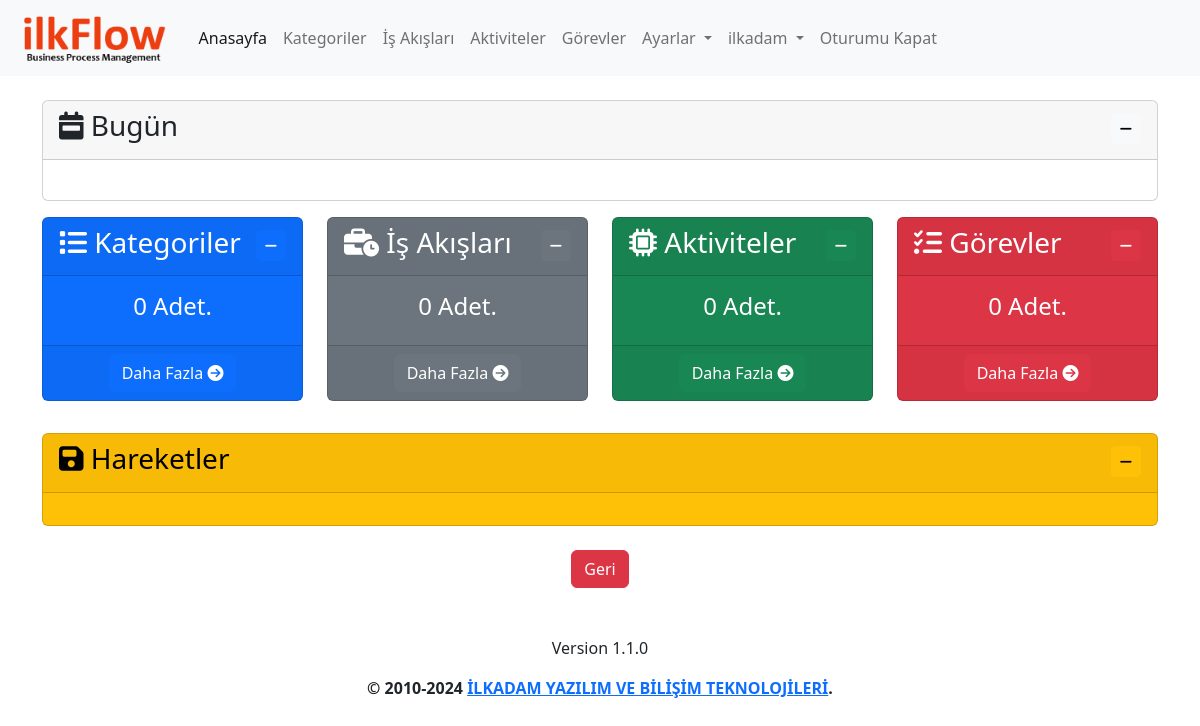
Before: / (signed in) with the older database file.
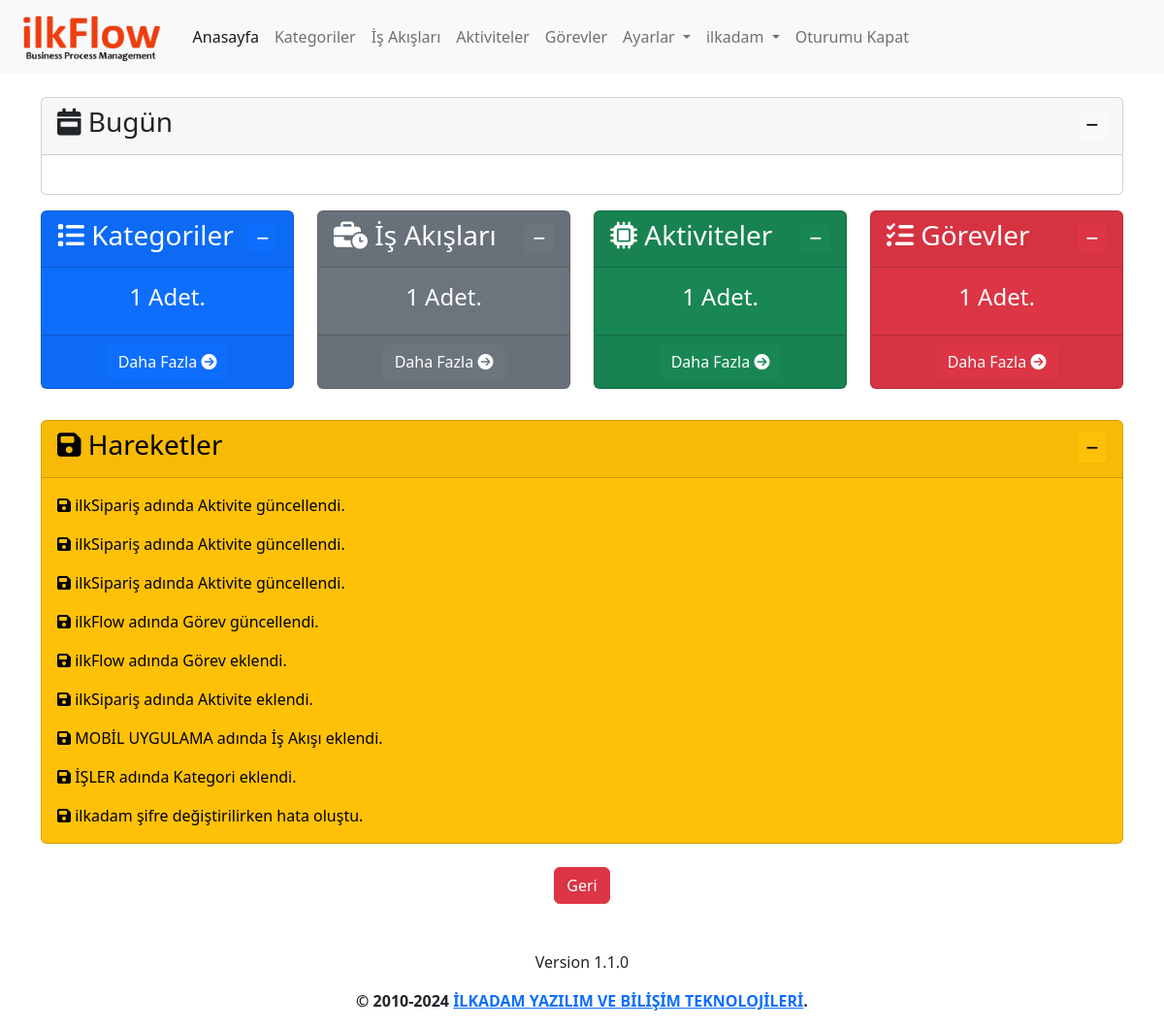
After: the same page with the newer database file.
### log/models.py (models this page shows, shortened)
class Log(models.Model):
    logger_name = models.CharField(max_length=100,verbose_name='Loglayıcı Adı')
    level = models.PositiveSmallIntegerField(choices=LOG_LEVELS, default=logging.ERROR, db_index=True,verbose_name='Seviye')
    msg = models.TextField(verbose_name='Mesaj')
    trace = models.TextField(blank=True, null=True,verbose_name='Yığın')
    create_datetime = models.DateTimeField(auto_now_add=True, verbose_name='Oluşturulma Zamanı')
    user=models.ForeignKey(User,on_delete=models.CASCADE,verbose_name='Kullanıcı', blank=True, null=True)
    class Meta:
        ordering = ('-create_datetime',)
        verbose_name = 'Log'
        verbose_name_plural ='Loglar'

### app/views.py (the view)
# urls.py: path('', views.index, name='index'),
@login_required(login_url='/user/login/')
def index(request):
    category_count=Category.objects.filter(user=request.user).count()
    process_count=Process.objects.filter(user=request.user).count()
    activity_count=Activity.objects.filter(user=request.user).count()
    task_count=Task.objects.filter(user=request.user).count()
    user_activities=Log.objects.filter(user=request.user)[:10]
    context={
        'category_count':category_count,
        'process_count':process_count,
        'activity_count':activity_count,
        'task_count':task_count,
        'user_activities':user_activities
    }
    return render(request, 'app/index.html', context)

### templates/app/index.html (shortened to what this page needs)
{% extends 'layout.html' %}
{% load humanize %}
{% block content %}
<div class="row mt-3">
    <div class="col">
        <div class="card">
            <div class="card-header">
                <h3 class="card-title">
                    <i class="fa-solid fa-calendar-week"></i>
                    Bugün
                    <div class="float-end">
                        <button class="btn btn-light btn-sm" type="button" data-bs-toggle="collapse"
                            data-bs-target="#collapseZaman" aria-expanded="false" aria-controls="collapseZaman">
                            <i class="fa-solid fa-minus"></i>
                        </button>
                    </div>
                </h3>
            </div>
            <div class="collapse show" id="collapseZaman">
                <div class="card-body text-center">
                </div>
            </div>
        </div>
    </div>
</div>
<div class="row mt-3">
    <div class="col-lg-3 col-md-6 mb-3">
        <div class="card text-bg-primary" style="max-width: 18rem;">
            <div class="card-header">
                <h3 class="card-title">
                    <i class="fa-solid fa-list"></i>
                    Kategoriler
                    <div class="float-end">
                        <button class="btn btn-primary btn-sm" type="button" data-bs-toggle="collapse"
                            data-bs-target="#collapseKategori" aria-expanded="false" aria-controls="collapseKategori">
                            <i class="fa-solid fa-minus"></i>
                        </button>
                    </div>
                </h3>
            </div>
            <div class="collapse show" id="collapseKategori">
                <div class="card-body text-center">
                    <h4 class="card-title">{{ category_count }} Adet.</h5>
                </div>
                <div class="card-footer text-center">
                    <a class="btn btn-primary" href="{% url 'category' %}">
                        Daha Fazla
                        <i class="fa-solid fa-circle-arrow-right"></i>
                    </a>
                </div>
            </div>
        </div>
    </div>
    <div class="col-lg-3 col-md-6 mb-3">
        <div class="card text-bg-secondary" style="max-width: 18rem;">
            <div class="card-header">
                <h3 class="card-title">
                    <i class="fa-solid fa-business-time"></i>
                    İş Akışları
                    <div class="float-end">
                        <button class="btn btn-secondary btn-sm" type="button" data-bs-toggle="collapse"
                            data-bs-target="#collapseIsAkis" aria-expanded="false" aria-controls="collapseIsAkis">
                            <i class="fa-solid fa-minus"></i>
                        </button>
                    </div>
                </h3>
            </div>
            <div class="collapse show" id="collapseIsAkis">
                <div class="card-body text-center">
                    <h4 class="card-title">{{ process_count }} Adet.</h5>
                </div>
                <div class="card-footer text-center">
                    <a class="btn btn-secondary" href="{% url 'process' %}">
                        Daha Fazla
                        <i class="fa-solid fa-circle-arrow-right"></i>
                    </a>
                </div>
            </div>
        </div>
    </div>
    <div class="col-lg-3 col-md-6 mb-3">
        <div class="card text-bg-success" style="max-width: 18rem;">
            <div class="card-header">
                <h3 class="card-title">
                    <i class="fa-solid fa-microchip"></i>
                    Aktiviteler
                    <div class="float-end">
                        <button class="btn btn-success btn-sm" type="button" data-bs-toggle="collapse"
                            data-bs-target="#collapseAktivite" aria-expanded="false" aria-controls="collapseAktivite">
                            <i class="fa-solid fa-minus"></i>
                        </button>
                    </div>
                </h3>
            </div>
            <div class="collapse show" id="collapseAktivite">
                <div class="card-body text-center">
                    <h4 class="card-title">{{ activity_count }} Adet.</h5>
                </div>
                <div class="card-footer text-center">
                    <a class="btn btn-success" href="{% url 'activity' %}">
                        Daha Fazla
                        <i class="fa-solid fa-circle-arrow-right"></i>
                    </a>
                </div>
            </div>
        </div>
    </div>
    <div class="col-lg-3 col-md-6 mb-3">
        <div class="card text-bg-danger" style="max-width: 18rem;">
            <div class="card-header">
                <h3 class="card-title">
                    <i class="fa-solid fa-list-check"></i>
                    Görevler
                    <div class="float-end">
                        <button class="btn btn-danger btn-sm" type="button" data-bs-toggle="collapse"
                            data-bs-target="#collapseGorev" aria-expanded="false" aria-controls="collapseGorev">
                            <i class="fa-solid fa-minus"></i>
                        </button>
                    </div>
                </h3>
            </div>
            <div class="collapse show" id="collapseGorev">
                <div class="card-body text-center">
                    <h4 class="card-title">{{ task_count }} Adet.</h5>
                </div>
                <div class="card-footer text-center">
                    <a class="btn btn-danger" href="{% url 'task' %}">
                        Daha Fazla
                        <i class="fa-solid fa-circle-arrow-right"></i>
                    </a>
                </div>
            </div>
        </div>
    </div>
</div>
<div class="row mt-3">
    <div class="col-md-12">
        <div class="card text-bg-warning">
            <div class="card-header">
                <h3 class="card-title">
                    <i class="fa-solid fa-floppy-disk"></i>
                    Hareketler
                    <div class="float-end">
                        <button class="btn btn-warning btn-sm" type="button" data-bs-toggle="collapse"
                            data-bs-target="#collapseHareketler" aria-expanded="false"
                            aria-controls="collapseHareketler">
                            <i class="fa-solid fa-minus"></i>
                        </button>
                    </div>
                </h3>
            </div>
            <div class="collapse show" id="collapseHareketler">
                <div class="card-body">
                    {% for user_activity in user_activities %}
                    <p class="card-text"><i class="fa-solid fa-floppy-disk"></i> {{ user_activity.msg }}</p>
                    {% endfor %}
                </div>
            </div>
        </div>
    </div>
</div>
{% endblock %}

### templates/layout.html (shortened to what this page needs)
{% load static %}
<!doctype html>
<html lang="tr">
<head>
  <link href="https://cdn.jsdelivr.net/npm/bootstrap@5.2.2/dist/css/bootstrap.min.css" rel="stylesheet"
>
  <link rel="stylesheet" type="text/css" href="https://cdn.datatables.net/1.12.1/css/dataTables.bootstrap5.min.css">
  <link rel="stylesheet" type="text/css"
    href="https://cdn.datatables.net/responsive/2.3.0/css/responsive.dataTables.min.css">
  <link rel="stylesheet" type="text/css" href="https://cdn.datatables.net/buttons/2.2.3/css/buttons.bootstrap5.min.css">
  <link href="https://cdn.jsdelivr.net/npm/summernote@0.8.18/dist/summernote-lite.min.css" rel="stylesheet">
  <link href="https://cdn.jsdelivr.net/npm/select2@4.1.0-rc.0/dist/css/select2.min.css" rel="stylesheet" />
  <link rel="stylesheet" href="{% static 'css/ilkflow.css' %}">
</head>
<body>
  <header>
    <nav class="navbar navbar-expand-lg bg-light">
      <div class="container-fluid">
        <a class="navbar-brand" href="{% url 'index' %}">
          <img class="logo" src="{% static 'img/logo-text.png' %}" alt="JeFlow">
        </a>
        <div class="collapse navbar-collapse" id="navbarNavDropdown">
          <ul class="navbar-nav">
            <li class="nav-item">
              <a class="nav-link active" aria-current="page" href="{% url 'index' %}">Anasayfa</a>
            </li>
            {% if user.is_authenticated %}
            <li class="nav-item">
              <a class="nav-link" href="{% url 'category' %}">Kategoriler</a>
            </li>
            <li class="nav-item">
              <a class="nav-link" href="{% url 'process' %}">İş Akışları</a>
            </li>
            <li class="nav-item">
              <a class="nav-link" href="{% url 'activity' %}">Aktiviteler</a>
            </li>
            <li class="nav-item">
              <a class="nav-link" href="{% url 'task' %}">Görevler</a>
            </li>
            <li class="nav-item dropdown">
              <a class="nav-link dropdown-toggle" href="{% url 'settings' %}" role="button" data-bs-toggle="dropdown"
                aria-expanded="false">
                Ayarlar
              </a>
            </li>
            <li class="nav-item dropdown">
              <a class="nav-link dropdown-toggle" href="{% url 'profile' %}" role="button" data-bs-toggle="dropdown"
                aria-expanded="false">
                {{ user }}
              </a>
            </li>
            <li class="nav-item">
              <a class="nav-link" href="javascript:{document.getElementById('logout').submit()}">Oturumu Kapat</a>
            </li>
            {% else %}
            <li class="nav-item">
              <a class="nav-link" href="{% url 'register' %}">Kayıt Ol</a>
            </li>
            {% endif %}
          </ul>
        </div>
      </div>
    </nav>
  </header>
  <main>
    <div class="container mt-4">
      {% block content %}
      {% endblock %}
      <div class="d-flex justify-content-center mt-4">
        <button class="btn btn-danger" onclick="history.back()">Geri</button>
      </div>
    </div>
  </main>
  <footer class="mt-5">
    <div class="d-flex flex-column justify-content-center align-items-center">
      <p>{% include 'partials/_version.html' %}</p>
      <p><strong>&copy; 2010-2024 <a href="https://ilkadam.com.tr" target="_blank">İLKADAM YAZILIM VE BİLİŞİM TEKNOLOJİLERİ</a>.</strong></p>
    </div>
  </footer>
</body>
</html>

### templates/partials/_version.html
Version 1.1.0

### static/css/ilkflow.css (style rules this page uses)
img.logo { height: 50px; }

Changed rows visible on the page:
added Log: msg "ilkSipariş adında Aktivite güncellendi."
added Log: msg "ilkSipariş adında Aktivite güncellendi."
added Log: msg "ilkSipariş adında Aktivite güncellendi."
added Log: msg "ilkFlow adında Görev güncellendi."
added Log: msg "ilkFlow adında Görev eklendi."
added Log: msg "ilkSipariş adında Aktivite eklendi."
added Log: msg "MOBİL UYGULAMA adında İş Akışı eklendi."
added Log: msg "İŞLER adında Kategori eklendi."
added Log: msg "ilkadam şifre değiştirilirken hata oluştu."
Other visible differences:
{{ category_count }}: "0" → "1"
{{ process_count }}: "0" → "1"
{{ activity_count }}: "0" → "1"
{{ task_count }}: "0" → "1"
